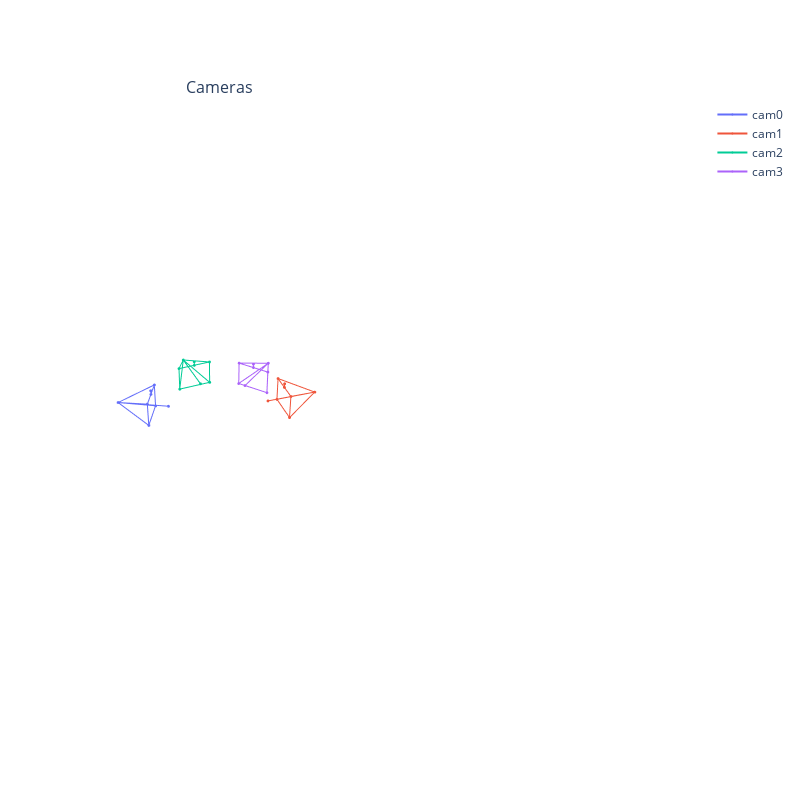

Source (notebook cell):
### Code cell
fig = plot_scene(
    plots = {
        "Cameras": {
            **cam_dict,
            # **ray_dict
        },
    }, 
    # lighting=Lighting(
    #     ambient=0.1,
    #     diffuse=0.5,
    #     fresnel=0.0,
    #     specular=1.0,
    #     roughness=0.9,
    #     facenormalsepsilon=1e-6,
    #     vertexnormalsepsilon=1e-12,
    # ),
    ncols=2,
    camera_scale=1.,
    xaxis = {
        'range': [-10, 10],
        'showgrid': False, # thin lines in the background
        'zeroline': False, # thick line at x=0
        'visible': False,  # numbers below
    }, 
    yaxis = {
        'range': [-10, 10],
        'showgrid': False, # thin lines in the background
        'zeroline': False, # thick line at x=0
        'visible': False,  # numbers below
    }, 
    zaxis = {
        'range': [-10, 10],
        'showgrid': False, # thin lines in the background
        'zeroline': False, # thick line at x=0
        'visible': False,  # numbers below
    }, 
    pointcloud_marker_size = 1,
)
fig.update_layout(
    autosize=True,
    width=800,
    height=800,
)
fig.show()

### Figure 1 — Plotly figure (JSON) as saved in the notebook; plotly's stock layout.template omitted (floating-point values rounded to 4 significant figures)
{"data": [{"marker": {"size": 1}, "name": "cam0", "scene": "scene", "type": "scatter3d", "x": [-2.552, -3.164, -3.164, -3.164, -3.776, -3.776, -2.552, -2.552, -4.746, -3.776, -3.776, -4.746, -2.552, -4.746, -2.373], "y": [0.75, 0.75, 1, 0.75, 0.75, -0.75, -0.75, 0.75, 0, 0.75, -0.75, 0, -0.75, 0, 0], "z": [3.238, 2.447, 2.447, 2.447, 1.656, 1.656, 3.238, 3.238, 3.671, 1.656, 1.656, 3.671, 3.238, 3.671, 1.835]}, {"marker": {"size": 1}, "name": "cam1", "scene": "scene", "type": "scatter3d", "x": [0.9216, 1.813, 1.813, 1.813, 2.704, 2.704, 0.9216, 0.9216, 2.719, 2.704, 2.704, 2.719, 0.9216, 2.719, 1.36], "y": [0.75, 0.75, 1, 0.75, 0.75, -0.75, -0.75, 0.75, 0, 0.75, -0.75, 0, -0.75, 0, 0], "z": [-4.019, -3.566, -3.566, -3.566, -3.112, -3.112, -4.019, -4.019, -5.348, -3.112, -3.112, -5.348, -4.019, -5.348, -2.674]}, {"marker": {"size": 1}, "name": "cam2", "scene": "scene", "type": "scatter3d", "x": [-4.08, -3.701, -3.701, -3.701, -3.322, -3.322, -4.08, -4.08, -5.552, -3.322, -3.322, -5.552, -4.08, -5.552, -2.776], "y": [0.75, 0.75, 1, 0.75, 0.75, -0.75, -0.75, 0.75, 0, 0.75, -0.75, 0, -0.75, 0, 0], "z": [-0.592, -1.517, -1.517, -1.517, -2.443, -2.443, -0.592, -0.592, -2.276, -2.443, -2.443, -2.276, -0.592, -2.276, -1.138]}, {"marker": {"size": 1}, "name": "cam3", "scene": "scene", "type": "scatter3d", "x": [-1.934, -0.964, -0.964, -0.964, 0.006564, 0.006564, -1.934, -1.934, -1.446, 0.006564, 0.006564, -1.446, -1.934, -1.446, -0.723], "y": [0.75, 0.75, 1, 0.75, 0.75, -0.75, -0.75, 0.75, 0, 0.75, -0.75, 0, -0.75, 0, 0], "z": [-3.641, -3.882, -3.882, -3.882, -4.123, -4.123, -3.641, -3.641, -5.823, -4.123, -4.123, -5.823, -3.641, -5.823, -2.912]}], "layout": {"annotations": [{"font": {"size": 16}, "showarrow": false, "text": "Cameras", "x": 0.225, "xanchor": "center", "xref": "paper", "y": 1, "yanchor": "bottom", "yref": "paper"}], "autosize": true, "height": 800, "scene": {"aspectmode": "cube", "camera": {"up": {"x": 0, "y": 1, "z": 0}}, "domain": {"x": [0, 0.45], "y": [0, 1]}, "xaxis": {"backgroundcolor": "#fff", "range": [-10, 10], "showaxeslabels": false, "showgrid": false, "showline": false, "showticklabels": false, "ticks": "", "visible": false, "zeroline": false}, "yaxis": {"backgroundcolor": "#fff", "range": [-10, 10], "showaxeslabels": false, "showgrid": false, "showline": false, "showticklabels": false, "ticks": "", "visible": false, "zeroline": false}, "zaxis": {"backgroundcolor": "#fff", "range": [-10, 10], "showaxeslabels": false, "showgrid": false, "showline": false, "showticklabels": false, "ticks": "", "visible": false, "zeroline": false}}, "scene2": {"domain": {"x": [0.55, 1], "y": [0, 1]}}, "width": 800}}
